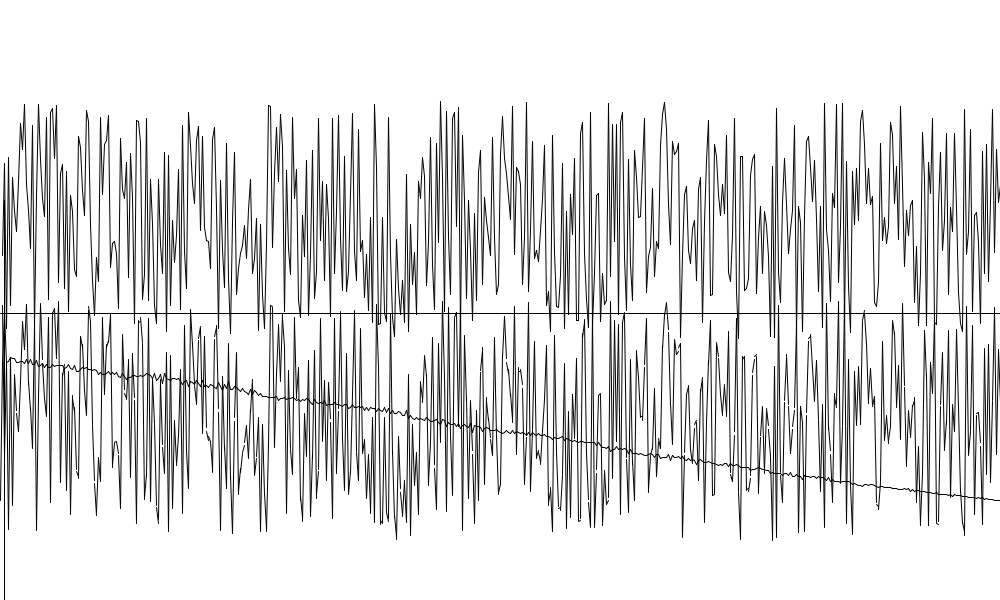
Frame 1 (no input)
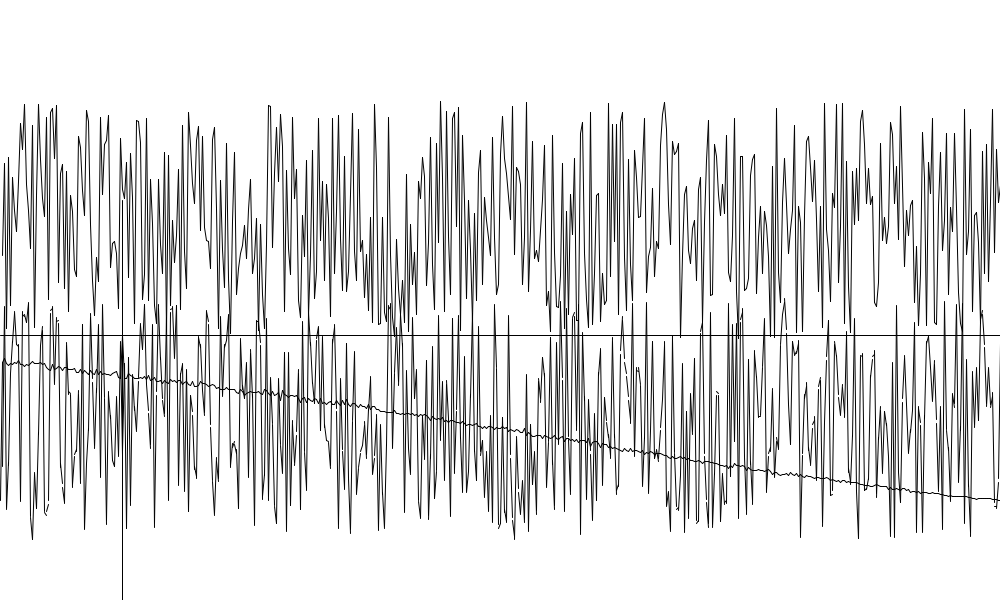
Frame 60 (the mouse pressed at the canvas centre just before this capture)
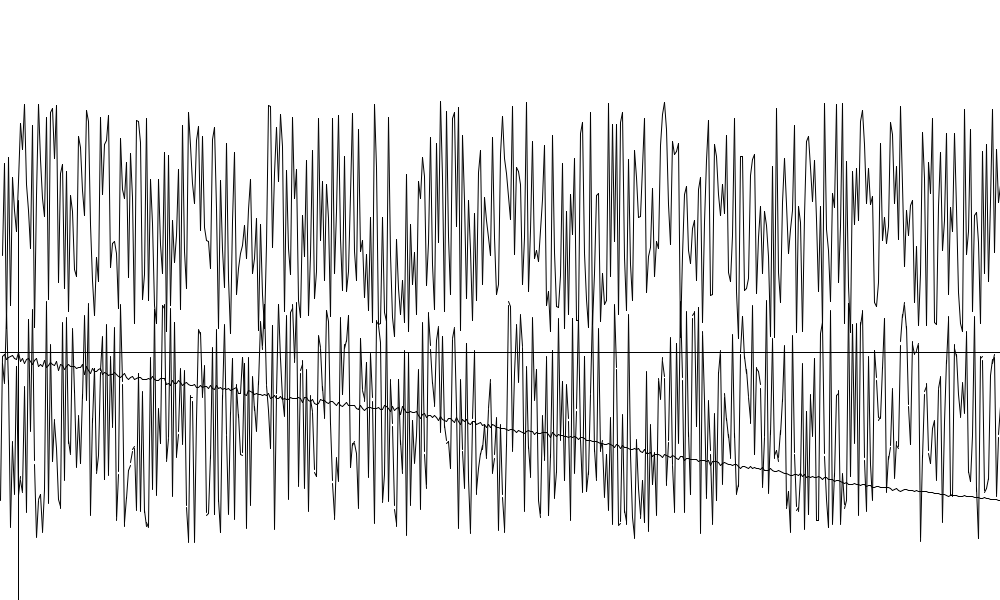
Frame 120 (the mouse held since frame 60 and released just before this capture)

The Processing sketch that drew these frames (run headless with seeded random() and noise(); from frame 60 on, the mouse is pressed at the canvas centre):

// Processing sketch: sketch_150720a
// ── sketch_150720a.pde
int sine[][];
int ns = 500;
int tmax, ltmax, max = 0, pos, orig, mes;
int div = 50000;
Boolean stop = false;

void setup() {
  size(1000, 600);
  frameRate(25);

  sine = new int[2][ns];
  for (int i = 0; i<ns; i++) {
    sine[0][i] = 0;
  }
  for (int i = 0; i<ns; i++) {/*
    if (i<ns*0.2) {
   float ang = sin(i*PI/(ns*0.2));
   sine[0][i] = int(random(-120, 120)*sin(i*(PI/(ns*0.2))));
   }*/
    sine[0][i]+=int(random(-120, 120))+120;
  }
  orig = 0;
}

void draw() {
  if (!stop) {
    if (orig<ns) orig++;
    measure();
  }
}

void keyPressed() {
  if (keyCode == UP) orig++;
  else if (keyCode == DOWN) orig--;
  else if (key == 's') stop= !stop;
  println(orig);
  measure();
}

void measure() {
  background(255);
  sine[1][0] = 0;
  for (int i = 1; i<ns; i++) {
    sine[1][i] = 0;
    line(i*2, sine[0][i-1]+100, (i+1)*2, sine[0][i]+100);
  }

  for (int i = 0; i<ns; i++) {
    if (i+orig>=0 && i+orig<ns) 
      sine[1][i+orig] = int(sine[0][i]);
    if (i<orig)
      sine[1][i] = int(random(-120, 120))+120;
    if (i>0)
      line(i*2, sine[1][i-1]+300, (i+1)*2, sine[1][i]+300);
    sine[1][i]+=int(random(-5, 5));
  }

  for (int i = 0; i<ns; i++) {
    tmax = 0;
    for (int j = 0; i+j<ns; j++) {
      
        tmax += sine[0][j]*sine[1][i+j];
    }
    line(i*2, -ltmax/div+500, (i+1)*2, -tmax/div+500);
    if (tmax>max) 
    {
      max = tmax;
      pos = i;
    }
    ltmax = tmax;
  }
  mes = pos;
  line(pos*2+2, 200, pos*2+2, 600);
  line(0, -max/div+500, ns*2, -max/div+500);
  println("error" +(orig-mes));
  max=0;
}
